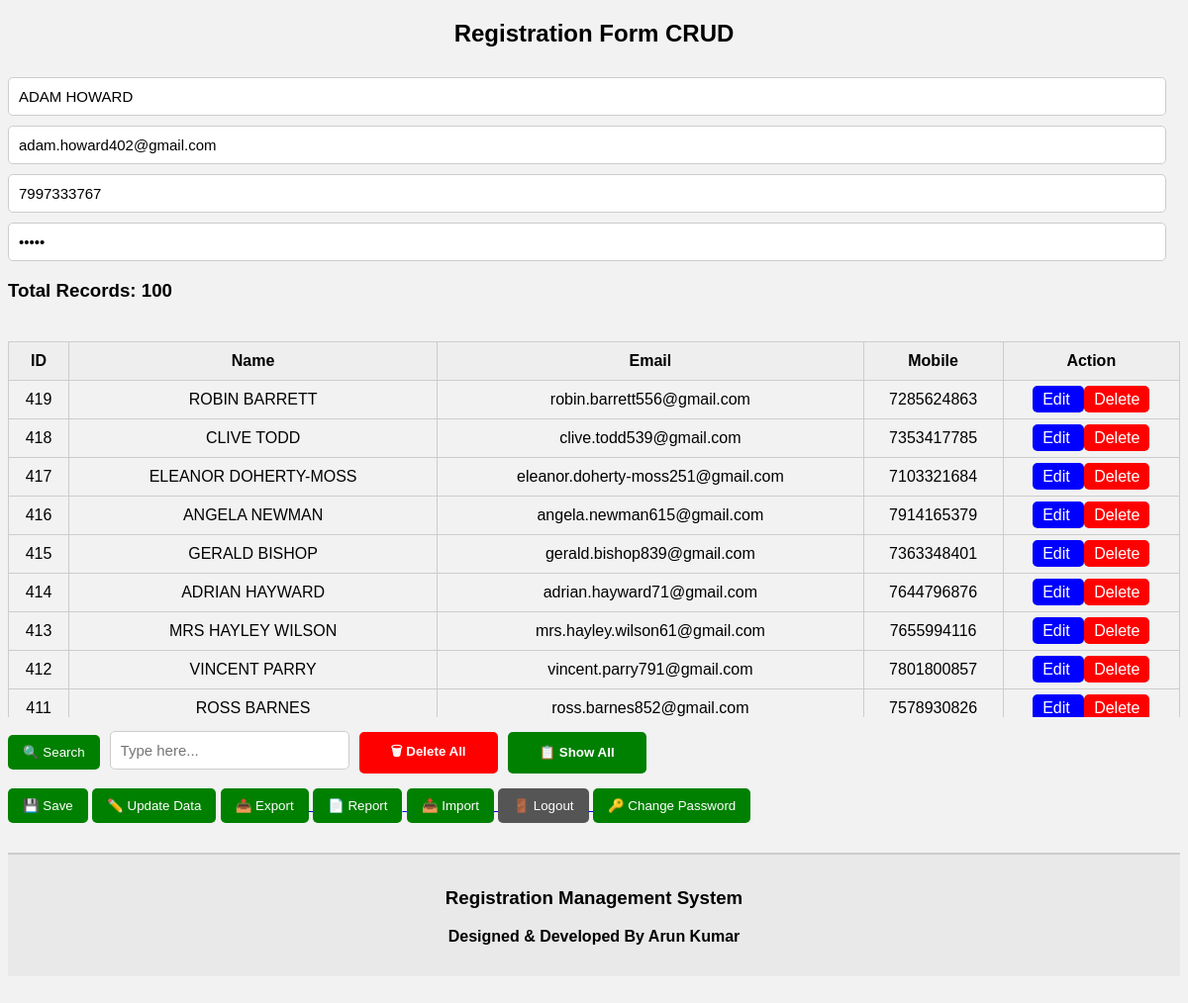
/index.php?edit=320 (signed in), run on the app's committed database.
### tables this page shows
CREATE TABLE `users` (
  `id` int(11) NOT NULL,
  `name` varchar(100) DEFAULT NULL,
  `email` varchar(100) DEFAULT NULL,
  `mobile` varchar(20) DEFAULT NULL,
  `password` varchar(100) DEFAULT NULL
);

### index.php (the view, shortened to what this page needs)
<?php
$conn = new mysqli("localhost", "root", "", "registration_db");
$edit_name = "";
$edit_email = "";
$edit_mobile = "";
$edit_password = "";
if(isset($_GET['edit']))
{
    $id = $_GET['edit'];
    $result = $conn->query("SELECT * FROM users WHERE id=$id");
    $row = $result->fetch_assoc();
    $edit_name = $row['name'];
    $edit_email = $row['email'];
    $edit_mobile = $row['mobile'];
    $edit_password = $row['password'];
}
?>
<!DOCTYPE html>
<html>
<head>
</head>
<body>
<h2>Registration Form CRUD</h2>
<form method="POST" id="mainForm">
<input type="text"
name="name"
placeholder="Enter Name"
required
value="<?php echo $edit_name; ?>">
<input type="email"
name="email"
placeholder="Enter Email"
required
value="<?php echo $edit_email; ?>">
<input type="text"
name="mobile"
placeholder="Enter Mobile"
required
value="<?php echo $edit_mobile; ?>">
<input type="password"
name="password"
placeholder="Enter Password"
required
value="<?php echo $edit_password; ?>">
</form>
<?php
if(isset($_GET['search']))
{
    $search = $_GET['search'];
    $searchTerm = "%".$search."%";
    $countStmt = $conn->prepare("
    SELECT COUNT(*) AS total
    FROM users
    WHERE name LIKE ?
    OR mobile LIKE ?
    ");
    $countStmt->bind_param(
        "ss",
        $searchTerm,
        $searchTerm
    );
    $countStmt->execute();
    $countResult = $countStmt->get_result();
    $stmt = $conn->prepare("
    SELECT * FROM users
    WHERE name LIKE ?
    OR mobile LIKE ?
    ORDER BY id DESC
    ");
    $stmt->bind_param(
        "ss",
        $searchTerm,
        $searchTerm
    );
    $stmt->execute();
    $result = $stmt->get_result();
}
else
{
    $countResult = $conn->query("
    SELECT COUNT(*) AS total
    FROM users
    ");
    $result = $conn->query("
    SELECT * FROM users
    ORDER BY id DESC
    ");
}
$countRow = $countResult->fetch_assoc();
?>
<h3>
Total Records:
<?php echo $countRow['total']; ?>
</h3>
<div class="table-container">
<table>
<tr>
<th>ID</th>
<th>Name</th>
<th>Email</th>
<th>Mobile</th>
<th>Action</th>
</tr>
<?php
while($row = $result->fetch_assoc())
{
?>
<tr>
<td><?php echo $row['id']; ?></td>
<td><?php echo $row['name']; ?></td>
<td><?php echo $row['email']; ?></td>
<td><?php echo $row['mobile']; ?></td>
<td>
<a class="edit-btn"
href="index.php?edit=<?php echo $row['id']; ?>">
Edit
</a>
<a class="delete-btn"
href="index.php?delete=<?php echo $row['id']; ?>"
onclick="return confirm('Delete this record?')">
Delete
</a>
</td>
</tr>
<?php
}
?>
</table>
</div>
<div class="search-box">
<button type="submit" form="searchForm">
🔍 Search
</button>
<form method="GET"
class="search-form"
id="searchForm">
<input type="text"
name="search"
placeholder="Type here...">
</form>
<a href="delete_all.php"
onclick="return confirm('⚠️ WARNING!\n\nDelete all records?')">
<button type="button" class="delete-all-btn">
🗑 Delete All
</button>
</a>
<a href="index.php">
<button type="button" class="show-all-btn">
📋 Show All
</button>
</a>
</div>
<button type="submit"
form="mainForm"
name="save">
💾 Save
</button>
<button type="submit"
form="mainForm"
name="update"
value="1">
✏️ Update Data
</button>
<a href="export.php">
<button type="button">
📤 Export
</button>
</a>
<a href="report.php<?php echo isset($_GET['search']) ? '?search='.urlencode($_GET['search']) : ''; ?>" target="_blank">
<button type="button">
📄 Report
</button>
</a>
<a href="import.php">
<button type="button">
📥 Import
</button>
</a>
<a href="logout.php">
<button type="button"
class="logout-btn">
🚪 Logout
</button>
</a>
<a href="change_password.php">
<button type="button">
🔑 Change Password
</button>
</a>
<div class="footer">
    <h3>Registration Management System</h3>
    <p><strong>Designed & Developed By Arun Kumar</strong></p>
</div>
</body>
</html>

### index.php (style rules this page uses)
.footer { text-align:center; padding:15px; margin-top:30px; background:#e9e9e9; border-top:2px solid #ccc; font-family:Arial; font-weight:bold; }
.delete-all-btn, .show-all-btn { width:140px; height:42px; border:none; border-radius:5px; font-weight:bold; cursor:pointer; margin-top:15px; }
.delete-all-btn { background:red; color:white; }
body { font-family:Arial; background:#f2f2f2; }
h2 { text-align:center; }
input { width:97%; padding:10px; margin-top:10px; border:1px solid #ccc; border-radius:5px; font-size:15px; }
button { padding:10px 15px; margin-top:15px; background:green; color:white; border:none; border-radius:5px; cursor:pointer; }
table { width:100%; margin-top:20px; border-collapse:collapse; }
.table-container { max-height:400px; overflow-y:auto; margin-top:20px; }
table, th, td { border:1px solid #ccc; }
th { background:#eee; position: sticky; top: 0; z-index: 1; }
th, td { padding:10px; text-align:center; }
.edit-btn { background:blue; color:white; padding:5px 10px; text-decoration:none; border-radius:5px; }
.delete-btn { background:red; color:white; padding:5px 10px; text-decoration:none; border-radius:5px; }
.search-box { display:flex; align-items:center; gap:10px; }
.search-form input { padding:10px; width:220px; border:1px solid #ccc; border-radius:5px; }
.logout-btn { background:#555 !important; }

### data on the page
users: name "ADAM HOWARD", email "adam.howard402@gmail.com", mobile "7997333767"
users: id "419", name "ROBIN BARRETT", email "robin.barrett556@gmail.com", mobile "7285624863"
users: id "418", name "CLIVE TODD", email "clive.todd539@gmail.com", mobile "7353417785"
users: id "417", name "ELEANOR DOHERTY-MOSS", email "eleanor.doherty-moss251@gmail.com", mobile "7103321684"
users: id "416", name "ANGELA NEWMAN", email "angela.newman615@gmail.com", mobile "7914165379"
users: id "415", name "GERALD BISHOP", email "gerald.bishop839@gmail.com", mobile "7363348401"
users: id "414", name "ADRIAN HAYWARD", email "adrian.hayward71@gmail.com", mobile "7644796876"
users: id "413", name "MRS HAYLEY WILSON", email "mrs.hayley.wilson61@gmail.com", mobile "7655994116"
users: id "412", name "VINCENT PARRY", email "vincent.parry791@gmail.com", mobile "7801800857"
users: id "411", name "ROSS BARNES", email "ross.barnes852@gmail.com", mobile "7578930826"

### other printed values
$countRow['total'] "100"
